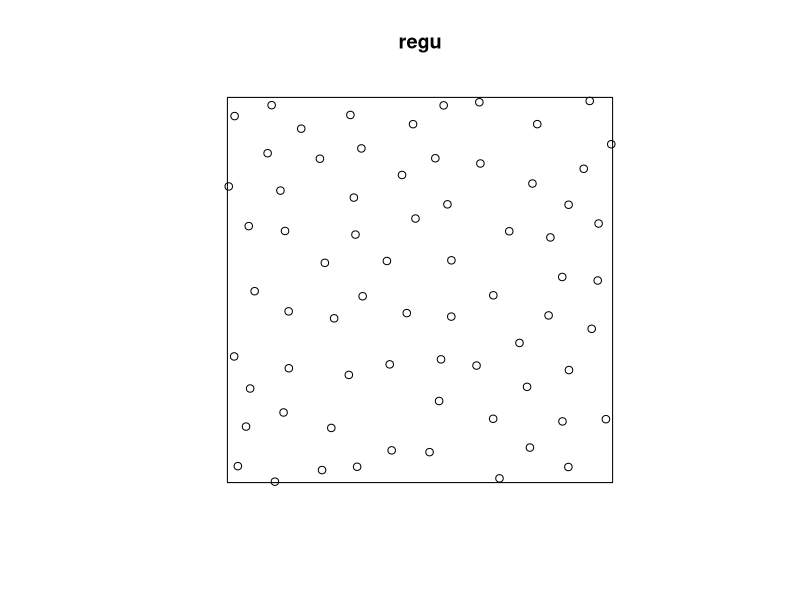
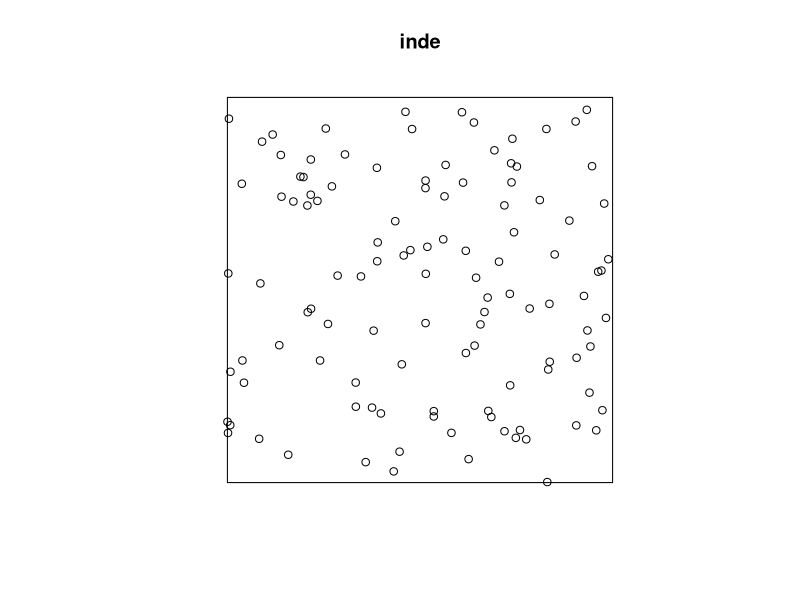
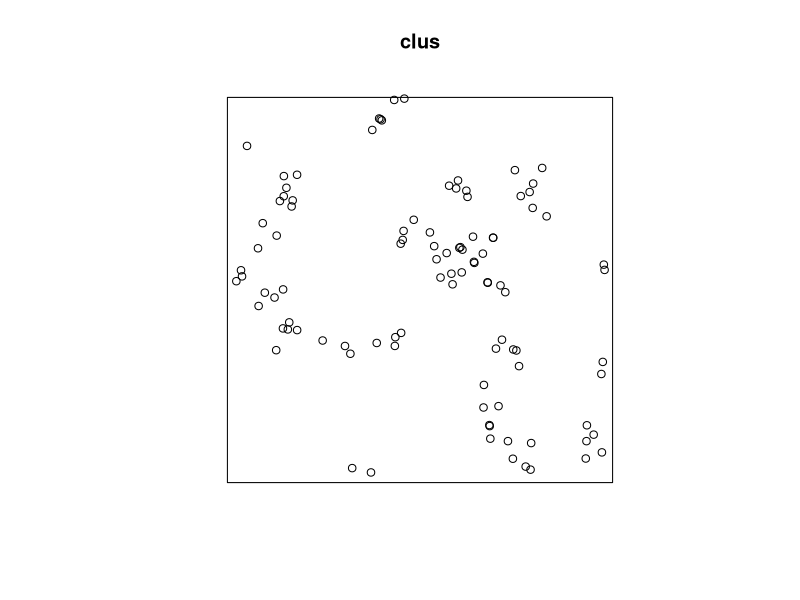
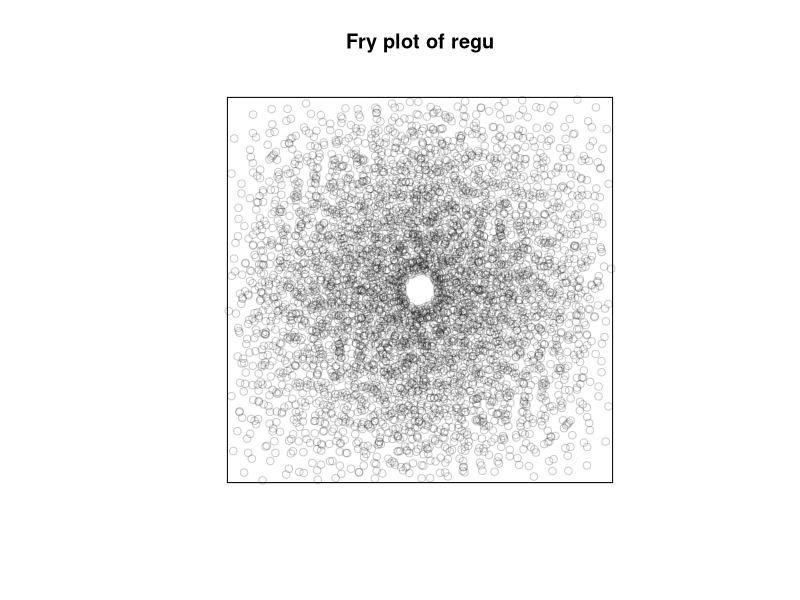
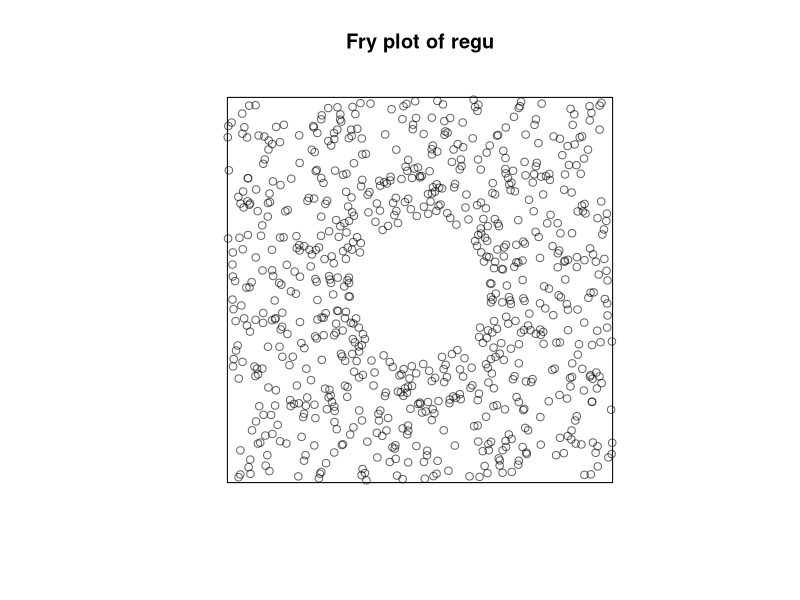
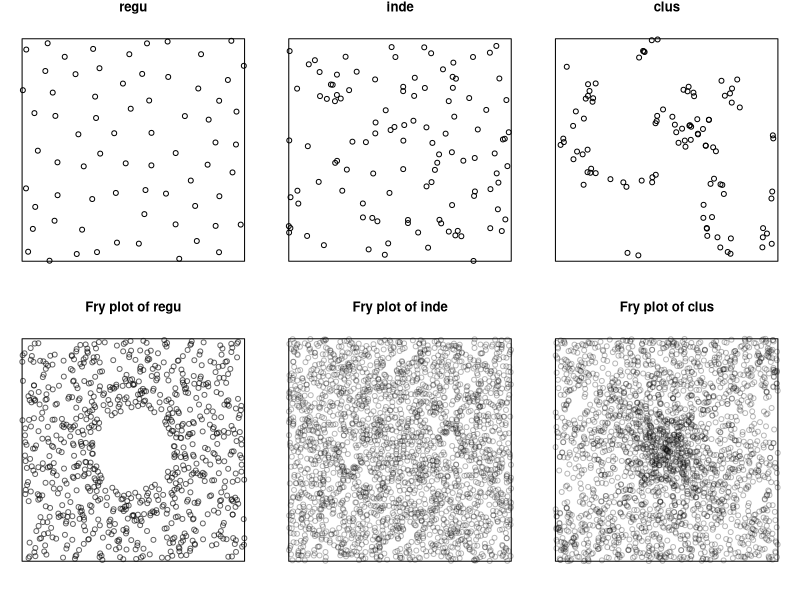
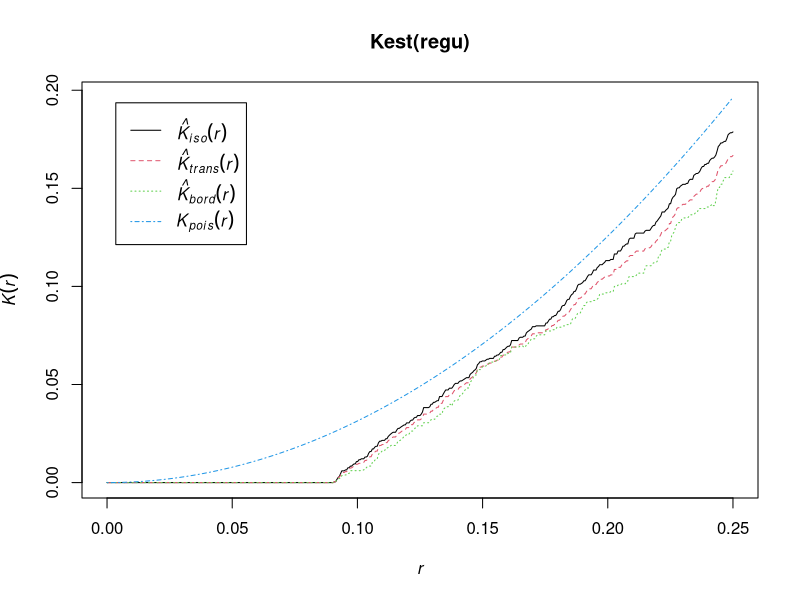
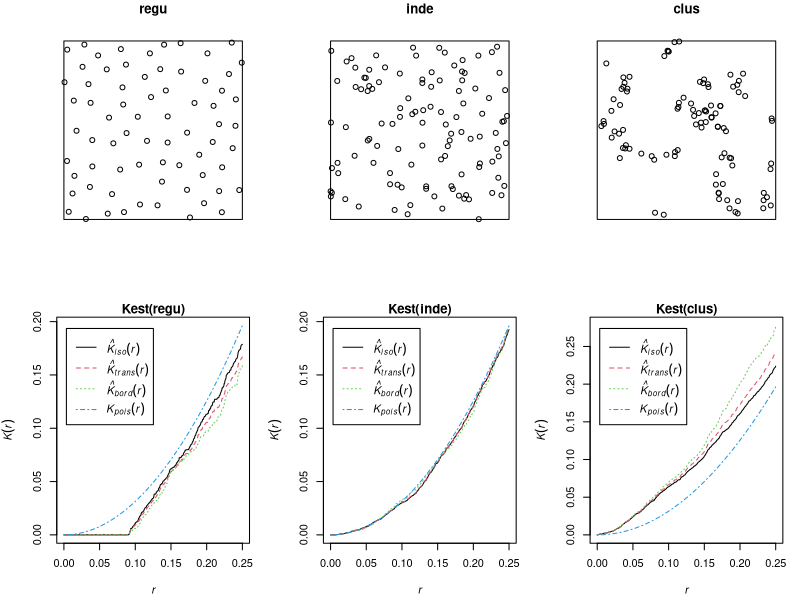

These charts were generated, in order, by the following R code:
#'      Tutorial on analysing spatial point patterns with spatstat
#'                  useR! conference 2015
#' 
#'                   Lecturer's R script 
#'       Session 2: Summary functions and simulation envelopes
#' 
#'         Copyright (c) Adrian Baddeley and Ege Rubak 2015
#' 
library(spatstat)

set.seed(42)
inde <- rpoispp(100)
regu <- rSSI(0.09, 70)
clus <- rMatClust(30, 0.05, 4)

plot(regu)
plot(inde)
plot(clus)

fryplot(regu)
fryplot(regu, width=0.5)

#' [resize window to 3 x 2]
par0 <- par(mfrow=c(2,3), mar=rep(1,4))
plot(regu)
plot(inde)
plot(clus)
fryplot(regu, width=0.5)
fryplot(inde, width=0.5)
fryplot(clus, width=0.5)
par23 <- par(par0)

plot(Kest(regu))
Kest(regu)

par(mfrow=c(2,3), mar=0.3+c(4,4,1,1))
plot(regu)
plot(inde)
plot(clus)
plot(Kest(regu))
plot(Kest(inde))
plot(Kest(clus))
par23x <- par(par0)

K <- Kest(regu)
plot(K, . ~ r)
plot(K, iso ~ r)
plot(K, . - theo ~ r)
plot(K, sqrt(./pi) ~ r)

plot(Lest(regu))

par(par23x)
plot(regu)
plot(inde)
plot(clus)
plot(Lest(regu))
plot(Lest(inde))
plot(Lest(clus))
par(par0)

plot(pcf(regu))
plot(pcf(clus))
plot(pcf(clus, divisor="d"))

par(par23x)
plot(regu)
plot(inde)
plot(clus)
plot(pcf(regu))
plot(pcf(inde))
plot(pcf(clus))
par(par0)

#' inhomogeneous?
par(mar=0.5+c(4,4,2,1))
X <- rpoispp(function(x,y){ 1000 * exp(- 10 * ((x-0.5)^2+(y-0.5)^2)) })
par(mfrow=c(1,2))
plot(X)
plot(Kest(X))
#' [Kest is 'fooled']
par(mfrow=c(1,3))
plot(X)
plot(density(X, sigma=bw.scott))
plot(Kinhom(X, sigma=bw.scott))
#' sensitive to estimation of lambda

plot(Kest(clus), cbind(iso,theo) ~ r, lwd=2)
plot(Kest(rpoispp(ex=clus)), iso ~ r, add=TRUE)
for(i in 1:10) plot(Kest(rpoispp(ex=clus)), iso ~ r, add=TRUE)

plot(envelope(clus, Kest, nsim=19))

pats <- rpoispp(ex=clus, nsim=19)
pats[[20]] <- clus
plot(pats, main.panel="", pch=3)

clarkevans(clus)
clarkevans(clus, correction="D")
ce <- sapply(pats, clarkevans, correction="D")
mean(ce[20] >= ce)

plot(envelope(clus, Kest, nsim=39))

plot(envelope(clus, Lest, nsim=39))

plot(envelope(clus, Lest, nsim=19, global=TRUE))

mad.test(clus, Lest, nsim=19)

dclf.test(clus, Lest, nsim=19)
